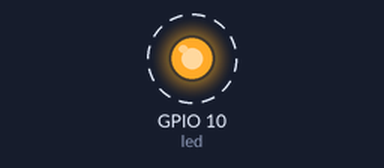
The sketch below on a simulated Seeed XIAO ESP32-C3. On the bench: output pins drawn as LEDs (lit = HIGH). Dashed ring = blinking. What the sketch prints to the serial monitor is not drawn.

Above: at 0.5 s.
Timing chart, 0 to 4.6 s (numbered marks = the images above):
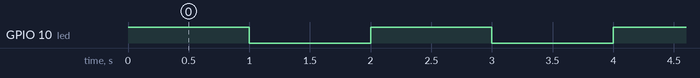

Measured:
- by itself, GPIO 10 (led): alternates HIGH for 1.0 s and LOW for 1.0 s

The sketch:

test-sketch.ino
```cpp
// define led according to pin diagram in article
const int led = D10; // there is no LED_BUILTIN available for the XIAO ESP32C3.

void setup() {
  // initialize digital pin led as an output
  pinMode(led, OUTPUT);

  Serial.begin(9600);
}

void loop() {
  digitalWrite(led, HIGH);   // turn the LED on
  delay(1000);               // wait for a second
  digitalWrite(led, LOW);    // turn the LED off
  delay(1000);               // wait for a second

  Serial.println(20);
}
```
